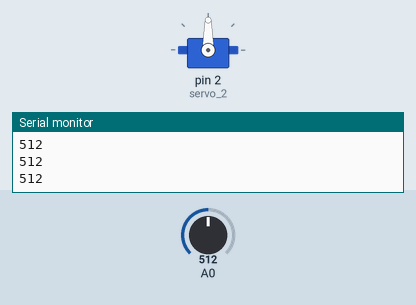
Bench run of a sketch on a simulated Arduino Uno, built with avr-gcc and run on an emulated ATmega328P. On the bench: servo, the last lines printed to the serial monitor. Inputs (shaded band) come from the test bench; at power-on: A0 = 512.

Above: at 1.2 s.
1.3 s: A0 set to 716
At 2.5 s:
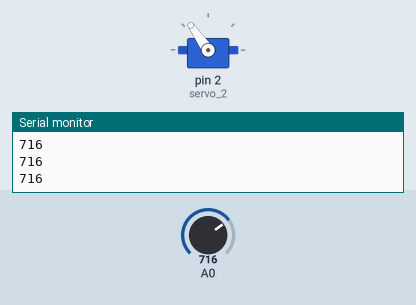
2.8 s: A0 set to 900
At 4.0 s:
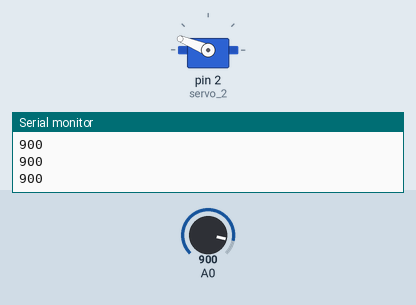
4.3 s: A0 set to 1023
At 4.9 s:
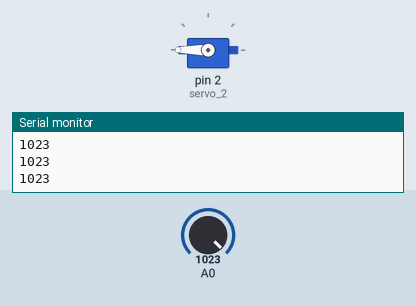
5.8 s: A0 set to 306
At 6.3 s:
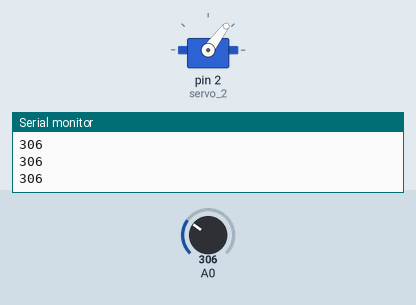
7.3 s: A0 set to 122
At 8.4 s:
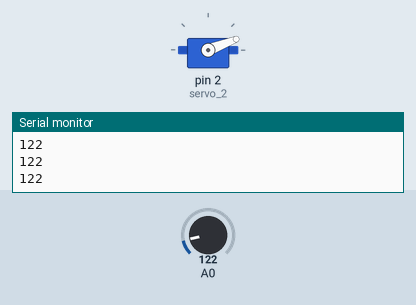
8.8 s: A0 set to 0
At 9.7 s:
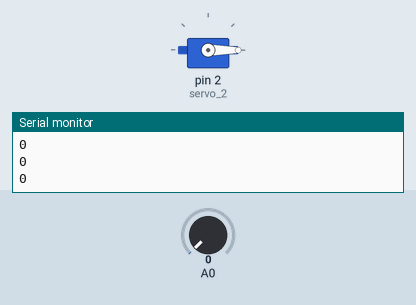
Timing chart, 0 to 11.3 s (numbered marks = the images above; inputs shaded):
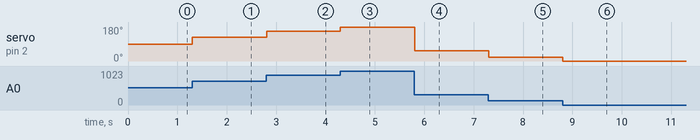

The sketch:

server_motor.ino
```cpp
#include <Servo.h>

Servo servo_2;

void setup()
{
  pinMode(A0, INPUT);
  Serial.begin(9600);
  servo_2.attach(2, 500, 2500);
}

void loop()
{
  Serial.println(analogRead(A0));
  servo_2.write(map(analogRead(A0), 0, 1023, 0, 180));
  delay(10); // Delay a little bit to improve simulation performance
}
```

Measured:
- after the input at 1.3 s, servo on pin 2 (servo_2): 90° → 125° at once
- after the input at 2.8 s, servo on pin 2 (servo_2): 125° → 158° at once
- after the input at 4.3 s, servo on pin 2 (servo_2): 158° → 180° at once
- after the input at 5.8 s, servo on pin 2 (servo_2): 180° → 53° at once
- after the input at 7.3 s, servo on pin 2 (servo_2): 53° → 21° at once
- after the input at 8.8 s, servo on pin 2 (servo_2): 21° → 0° at once
